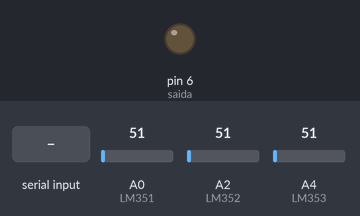
A sketch run on a simulated Arduino Uno, built with avr-gcc and run on an emulated ATmega328P. Shown: output pins drawn as LEDs (lit = HIGH). Inputs (shaded band) come from the test bench; at power-on: A0 (LM351) = 51, A2 (LM352) = 51, A4 (LM353) = 51. What the sketch prints to the serial monitor is not drawn.

Above: at 1.2 s.
1.3 s: "90,45o" received over Serial
At 2.1 s:
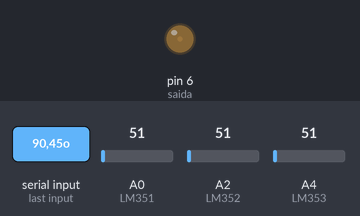
3.8 s: "30,150o" received over Serial
At 4.3 s:
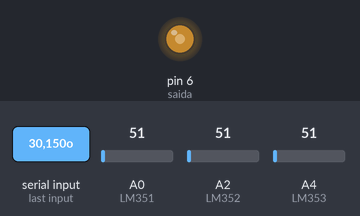
Timing chart, 0 to 6.8 s (numbered marks = the images above; inputs shaded):
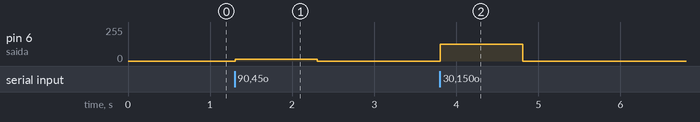

Measured:
- after the input at 1.3 s, pin 6 (saida): 0/255 → 12/255 at once, → 0/255 1.0 s later
- after the input at 3.8 s, pin 6 (saida): 0/255 → 127/255 at once, → 0/255 1.0 s later

The sketch:

ARDUINO.ino
```cpp
/*
 Programação para utilização do kit didático de controle pid de temperatura

 Objetivo: Realizar a coleta de dados necessários para a sintonia da planta de controle

 Funcionamento: Atua a resistência por meio de comando recebido do Labview, mede e envia ao labview a temperatura média do reservatório.

 Sketch desenvolvido pela dupla de TCC Matheus e Andressa, baseando-se em um código disponibilizado pelo professor Sislian

 Data de desenvolvimento: 10/2018

 REV2
 */

 //================================================================================================================================================================================================
 // Definições
 //================================================================================================================================================================================================

 #define  LM351  A0 // Define o pino de leitura do LM35
 #define  LM352  A2 // Define o pino de leitura do LM35
 #define  LM353  A4 // Define o pino de leitura do LM35

 #define  saida  6  // Define pino 6 para saida PWM (Pino conectado ao relê de estado sólido da resistência)

  //================================================================================================================================================================================================
 // Declaração de variáveis
 //================================================================================================================================================================================================

 float T1, T2, T3; // variáveis que armazenam os valores finais das temperaturas
 float Tm;         // variável que armazena a temperatura média
 int out;          // Armazena o valor que deve ser escrito no pino de saída (Relê - Resistência)
 int aux;          // Variável auxiliar

 //================================================================================================================================================================================================
 // Configurações iniciais
 //================================================================================================================================================================================================

 void setup()
 {
  Serial.begin(9600); // Inicia a serial com um baud rate de 9600
 } // End setup

 //================================================================================================================================================================================================
 // Loop infinito
 //================================================================================================================================================================================================

 void loop ()
 {
  //-------------------------------------------------------------------------------------------------------------------------------------------------------------------------------
  // Leitura do protocolo: conversão e escrita na resistência
                                                                          //  0 1 2 3
  char buffer[] = {' ',' ',' ',' '}; // Inicia um vetor vazio com 4 posições (x x x ;) onde "xxx" é o dado de potência na resistência (0-100)

  Serial.readBytesUntil('o', buffer, 4); // lê caracteres do buffer serial (4 bytes de leitura)

  aux = atoi(buffer); // Converte um array-caractere ascii para inteiro

  out = map(aux, 0, 100, 0, 255); // Converte o sinal de potência na resistência recebido 0-100% para 0-255

  analogWrite(saida, out); // Escreve o valor de out na variável saida (Manda de 0-255 para o rele da resistência)

  //-------------------------------------------------------------------------------------------------------------------------------------------------------------------------------
  // Leitura das temperaturas em cada sensor LM35

  T1 = (float(analogRead(LM351))*5/(1023))/0.01; // Leitura do sensor 1

  T2 = (float(analogRead(LM352))*5/(1023))/0.01; // Leitura do sensor 2

  T3 = (float(analogRead(LM353))*5/(1023))/0.01; // Leitura do sensor 3

  //-------------------------------------------------------------------------------------------------------------------------------------------------------------------------------
  // Cálculo da temperatura média no reservatório

  Tm = (T1 + T2 + T3) / 3;

  //-------------------------------------------------------------------------------------------------------------------------------------------------------------------------------
  // Envio da temperatura média para o Labview

  Serial.print('n');
  Serial.print(Tm); // Imprime na serial o valor da Temperatura média

 } // End loop
```
